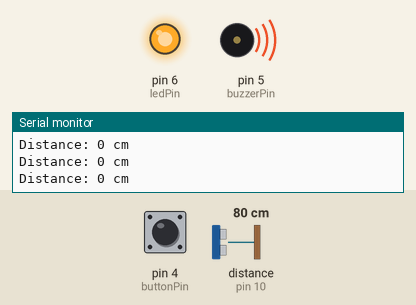
Simulated run of this sketch. Board: Arduino Uno, built with avr-gcc and run on an emulated ATmega328P. Parts: output pins drawn as LEDs (lit = HIGH), buzzer (waves = sounding, pin HIGH), the last lines printed to the serial monitor. The test bench sets the inputs (shaded band); at power-on: distance to the obstacle (sensor on pin 10) 80 cm, pin 4 (buttonPin) HIGH. The echo pulse lasts 58.3 µs per cm.

Above: at 1.2 s.
1.3 s: distance to the obstacle (sensor on pin 10) set to 34 cm
2.8 s: distance to the obstacle (sensor on pin 10) set to 27 cm
At 3.9 s:
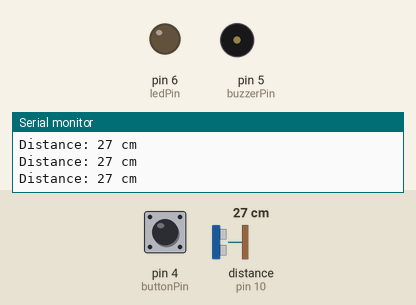
4.3 s: pin 4 (buttonPin) pulled LOW for 0.3 s
At 5.6 s:
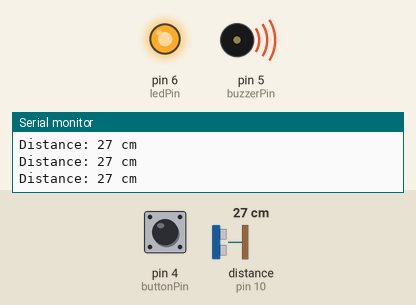
Timing chart, 0 to 7.3 s (numbered marks = the images above; inputs shaded):
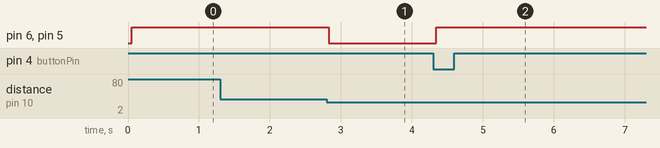

Measured:
- the behaviour switches between 31 and 30 cm on distance to the obstacle (sensor on pin 10) (found by bisection; images 0 and 1)
- after the input at 2.8 s, pin 6 (ledPin), pin 5 (buzzerPin): HIGH → LOW at once
- after the input at 4.3 s, pin 6 (ledPin), pin 5 (buzzerPin): LOW → HIGH after 0.05 s

The sketch:

Posture_Checker.ino
```cpp
// Posture Checker
// Introduction to IoT - PBL
// Author: Kaeo Kloss and Constanza Avila Ramirez
// Date: 5/10/2025

/* ───── Library ───── */
#include <NewPing.h> // Using the NewPing library to help with the sensor stuff

/* ───── PIN DEFINITIONS ───── */
// Telling the Arduino which pins are connected to what
const int triggerPin = 11; // Pin to send the sound wave out
const int echoPin    = 10; // Pin to listen for the echo back
const int ledPin     = 6;  // Pin for the warning LED
const int buzzerPin  = 5;  // Pin for the noisy buzzer
const int buttonPin  = 4;  // Pin for the button to shut the alarm up

/* ───── CONSTANTS ───── */
// Setting some fixed numbers we'll use later
const int maxDistance = 30;   // Furthest distance the sensor should try to measure (in cm)
// *** These numbers decide what's "bad posture" ***
const int closeThreshold = 10; // If closer than this, it's bad (in cm)
const int farThreshold   = 25; // If further than this, it's also bad (in cm)

/* ───── GLOBAL STATE ───── */
// Setting up the sensor using the pins we defined
NewPing sonar(triggerPin, echoPin, maxDistance);

// Variables to keep track of things while the code runs
bool alertSilenced   = false;  // Is the alarm currently silenced by the button? (Starts as false)
int prevButtonState = HIGH;   // Remember if the button was pressed last time we checked (HIGH means not pressed)

/* ───── FUNCTION DECLARATIONS ───── */
// Just listing the functions we'll create later so the Arduino knows about them
long checkDistance();          // Function to measure the distance
void triggerAlert(bool alert); // Function to turn the LED/buzzer on or off
void handleButton(bool badPosture); // Function to check if the button is pressed

/* ───── SETUP ───── */
// This runs once when the Arduino first turns on
void setup() {
  // Tell the Arduino if pins are for input or output
  pinMode(ledPin,    OUTPUT);      // LED pin sends signals out
  pinMode(buzzerPin, OUTPUT);      // Buzzer pin sends signals out
  pinMode(buttonPin, INPUT_PULLUP); // Button pin takes signals in (PULLUP means it's HIGH when not pressed)
  Serial.begin(9600);              // Start communication with the computer (for printing messages)
}

/* ───── MAIN LOOP ───── */
// This part runs over and over again forever
void loop() {
  /* 1. Measure distance */
  long distance = checkDistance(); // Call the function to get the distance in cm

  /* 2. Figure out if posture is good or bad */
  bool badPosture; // Variable to store if posture is bad (true) or good (false)
  // Check if the distance is too close OR too far
  // Also make sure distance isn't 0 (which means the sensor didn't get a reading)
  if ((distance < closeThreshold || distance > farThreshold) && distance != 0) {
    badPosture = true; // Yep, posture is bad
  } else {
    badPosture = false; // Nope, posture is okay (or sensor error)
  }

  /* 3. Check the button */
  handleButton(badPosture); // Call the function to see if the button was pressed

  /* 4. Decide if the alarm should go off */
  // Only make noise/light if posture is bad AND the alarm isn't silenced
  if (badPosture && !alertSilenced) {
    triggerAlert(true); // Turn the alarm on
  } else {
    triggerAlert(false); // Keep the alarm off
  }

  /* 5. Reset the silence button if posture is fixed */
  // If posture is good now, make sure the alarm *can* go off next time it's bad
  if (!badPosture) {
    alertSilenced = false; // Allow alerts again
  }

  delay(200); // Wait a little bit before looping again (so it's not checking constantly)
}

/* ─────────────────────────────────── */
/* Function to measure distance */
long checkDistance() {
  delay(50); // Short pause to let the sensor settle down
  // Ask the NewPing library to send a ping and calculate the distance in cm
  long dist = sonar.ping_cm();
  // Print the distance to the computer screen (Serial Monitor)
  Serial.print("Distance: ");
  Serial.print(dist);
  Serial.println(" cm");
  return dist; // Send the measured distance back to the main loop
}

/* Function to turn the LED & buzzer ON or OFF */
// The 'alert' variable will be true to turn on, false to turn off
void triggerAlert(bool alert) {
  // NOTE: This assumes LOW turns things ON. If your LED/buzzer turn ON with HIGH, swap these.
  if (alert) {
    // Turn things ON
    digitalWrite(ledPin, LOW);    // Set LED pin to LOW
    digitalWrite(buzzerPin, LOW); // Set buzzer pin to LOW
  } else {
    // Turn things OFF
    digitalWrite(ledPin, HIGH);   // Set LED pin to HIGH
    digitalWrite(buzzerPin, HIGH); // Set buzzer pin to HIGH
  }
}

/* Function to handle the button press */
// Needs to know if the posture is currently bad
void handleButton(bool badPosture) {
  // Read the button's current state (LOW if pressed, HIGH if not)
  int currentButtonState = digitalRead(buttonPin);

  // Check if the button was just pressed *down*
  // It needs to be LOW now, but HIGH last time we checked
  // Also, only silence the alarm if the posture is actually bad right now
  if (currentButtonState == LOW && prevButtonState == HIGH && badPosture) {
    alertSilenced = true; // Set the flag to silence the alarm
    Serial.println("Button pressed - Alarm off for now!"); // Print a message
  }

  // Remember the button's current state for the next time through the loop
  prevButtonState = currentButtonState;
}
```
